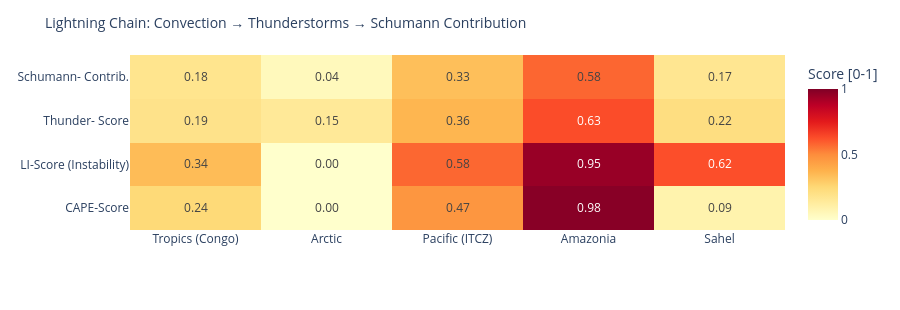

Source (notebook cell):
### Code cell
# ============================================================
# LIGHTNING CHAIN: Convection → Thunderstorms → Schumann
# Shows the causal chain per measurement point as heatmap
# ============================================================

def cape_score(v):
    """CAPE → normalized score [0,1]"""
    if v is None or pd.isna(v): return 0.0
    return min(1.0, float(v) / 3000)

def li_score(v):
    """Lifted Index: negative = unstable → score [0,1]"""
    if v is None or pd.isna(v): return 0.3
    return min(1.0, max(0.0, (-float(v) + 6) / 12))

def cloud_score(v):
    if v is None or pd.isna(v): return 0.3
    return float(v) / 100

def thunder_score(row):
    """Kombinierter Gewitterwahrscheinlichkeits-Score
    CAPE + LI + Bedeckung + WMO-Gewitter + konvektiver Niederschlag (showers)
    Hinweis: X-Ray und Kp sind kein Bestandteil – nur geomagn./solarer Kontext.
    """
    cs = cape_score(row.get('cape'))
    ls = li_score(row.get('li'))
    cl = cloud_score(row.get('cloud'))
    t  = 1.0 if row.get('thunderstorm') else 0.0
    # Convective precipitation (showers) as additional indicator
    sh = min(1.0, (row.get('showers') or 0) / 5.0)
    return round(cs * 0.30 + ls * 0.25 + cl * 0.15 + t * 0.20 + sh * 0.10, 3)

def schumann_contribution(t_score, lat):
    """Schumann contribution: higher in tropics (±30°), scaled by thunderstorm score"""
    lat_weight = max(0.3, 1.0 - abs(lat) / 60)
    return round(t_score * lat_weight, 3)

df_atm['cape_score']   = df_atm.apply(lambda r: cape_score(r['cape']), axis=1)
df_atm['li_score']     = df_atm.apply(lambda r: li_score(r['li']),    axis=1)
df_atm['thunder_score']= df_atm.apply(lambda r: thunder_score(r.to_dict()), axis=1)
df_atm['schumann_contribution'] = df_atm.apply(
    lambda r: schumann_contribution(r['thunder_score'], r['lat']), axis=1)

metrics = ['cape_score', 'li_score', 'thunder_score', 'schumann_contribution']
labels  = ['CAPE-Score', 'LI-Score\n(Instability)', 'Thunder-\nScore', 'Schumann-\nContrib.']
z_data  = [df_atm[m].tolist() for m in metrics]

fig = go.Figure(go.Heatmap(
    z=z_data,
    x=df_atm['point'].tolist(),
    y=labels,
    colorscale='YlOrRd',
    zmin=0, zmax=1,
    text=[[f'{v:.2f}' for v in row] for row in z_data],
    texttemplate='%{text}', textfont=dict(size=12),
    colorbar=dict(title='Score [0-1]')
))
fig.update_layout(
    title=dict(text='Lightning Chain: Convection → Thunderstorms → Schumann Contribution', font=dict(size=14)),
    height=310,
    plot_bgcolor='rgba(0,0,0,0)', paper_bgcolor='rgba(0,0,0,0)',
    margin=dict(l=130, r=80, t=55, b=80)
)
fig.show()

### Figure 1 — Plotly figure (JSON) as saved in the notebook; plotly's stock layout.template omitted (floating-point values rounded to 4 significant figures)
{"data": [{"colorbar": {"title": {"text": "Score [0-1]"}}, "colorscale": [[0.0, "rgb(255,255,204)"], [0.125, "rgb(255,237,160)"], [0.25, "rgb(254,217,118)"], [0.375, "rgb(254,178,76)"], [0.5, "rgb(253,141,60)"], [0.625, "rgb(252,78,42)"], [0.75, "rgb(227,26,28)"], [0.875, "rgb(189,0,38)"], [1.0, "rgb(128,0,38)"]], "text": [["0.24", "0.00", "0.47", "0.98", "0.09"], ["0.34", "0.00", "0.58", "0.95", "0.62"], ["0.19", "0.15", "0.36", "0.63", "0.22"], ["0.18", "0.04", "0.33", "0.58", "0.17"]], "textfont": {"size": 12}, "texttemplate": "%{text}", "type": "heatmap", "x": ["Tropics (Congo)", "Arctic", "Pacific (ITCZ)", "Amazonia", "Sahel"], "y": ["CAPE-Score", "LI-Score\n(Instability)", "Thunder-\nScore", "Schumann-\nContrib."], "z": [[0.2433, 0.0, 0.47, 0.9833, 0.08667], [0.3417, 0.0, 0.575, 0.95, 0.625], [0.191, 0.15, 0.363, 0.63, 0.217], [0.178, 0.045, 0.333, 0.578, 0.17]], "zmax": 1, "zmin": 0}], "layout": {"height": 310, "margin": {"b": 80, "l": 130, "r": 80, "t": 55}, "paper_bgcolor": "rgba(0,0,0,0)", "plot_bgcolor": "rgba(0,0,0,0)", "title": {"font": {"size": 14}, "text": "Lightning Chain: Convection → Thunderstorms → Schumann Contribution"}}}
